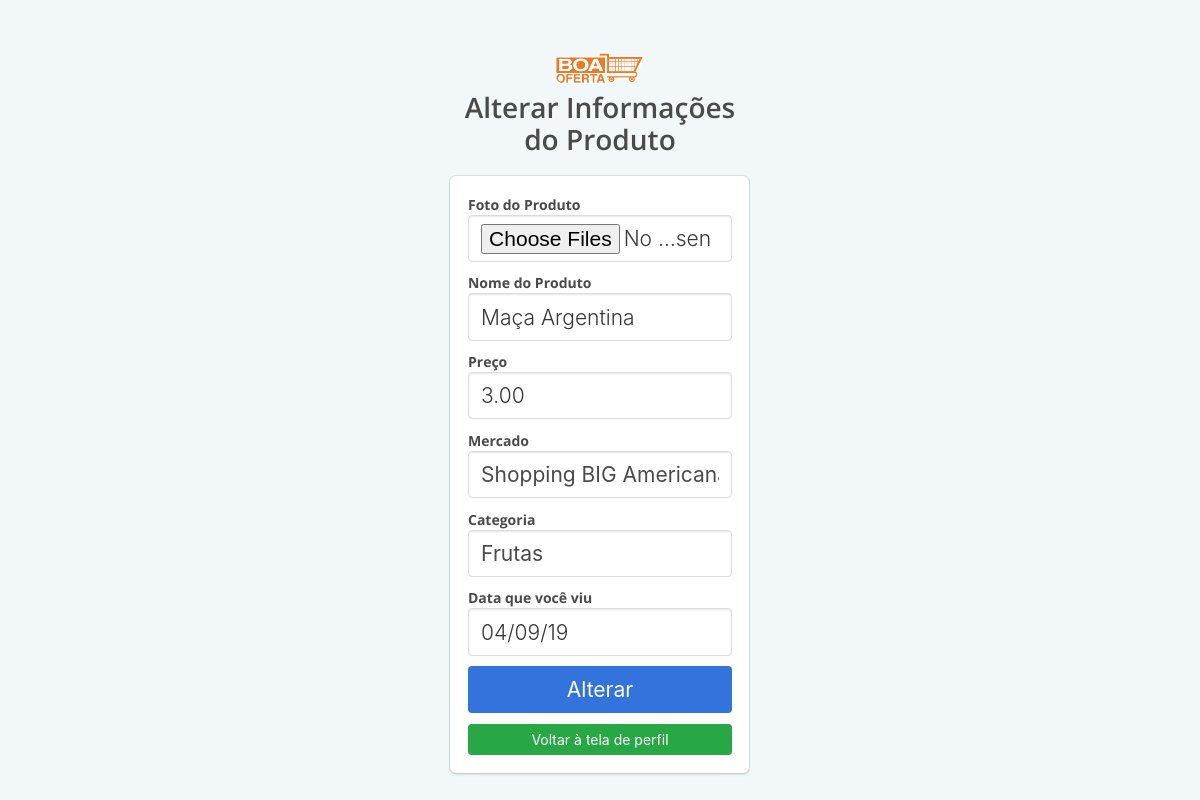
Screenshot of /alterarProduto.php?id=1 (signed in) with the database file from the repository.
### tables this page shows
CREATE TABLE produtos (
id_produto int PRIMARY KEY NOT NULL AUTO_INCREMENT,
fk_cpf varchar(14),
fk_id_mercado int,
fk_id_categoria int,
foto_produto varchar(150),
nome_produto varchar(50),
data_cadastro varchar(10),
data_visu varchar(10),
preco varchar(25),
likes varchar(5),
deslikes varchar(5),
CONSTRAINT fk_produto_cpf FOREIGN KEY(fk_cpf) REFERENCES usuarios (cpf),
CONSTRAINT fk_produto_id_mercado FOREIGN KEY(fk_id_mercado) REFERENCES mercados (id_mercado),
CONSTRAINT fk_produto_id_categoria FOREIGN KEY(fk_id_categoria) REFERENCES categorias (id_categoria)
);

CREATE TABLE mercados (
id_mercado int PRIMARY KEY NOT NULL AUTO_INCREMENT,
fk_id_rua int,
nome_mercado varchar(150),
CONSTRAINT fk_mercados_id_rua FOREIGN KEY(fk_id_rua) REFERENCES ruas (id_rua)
);

CREATE TABLE categorias (
id_categoria int PRIMARY KEY NOT NULL AUTO_INCREMENT,
nome_categoria varchar(50),
foto_categoria varchar(150)
);

### alterarProduto.php (the view, shortened to what this page needs)
<?php
require_once("class/conexao.php");
?>
<!DOCTYPE html>
<html>
<head>
    <link rel="stylesheet" href="css/bulma.min.css" />
    <link rel="stylesheet" type="text/css" href="css/estilo.css">
</head>
<body>
    <section class="hero is-success is-fullheight">
        <div class="hero-body">
            <div class="container has-text-centered">
                <div class="column is-4 is-offset-4">
                    <img src="imagens/logo/logo.png" id="logo" style="width: 30%; margin-bottom: 1%;">
                    <h3 class="title has-text-grey-dark">Alterar Informações do Produto</h3>
                    <?php
                    $result_produto = "SELECT id_produto, fk_cpf, fk_id_mercado ,fk_id_categoria, foto_produto, nome_produto, data_cadastro, data_visu, preco, likes, deslikes from produtos, usuarios where fk_cpf = cpf and email = '$_SESSION[usuario]' and id_produto = $_GET[id]";
                    $resultado_produto = mysqli_query($conexao, $result_produto);
                    while($row_produto = mysqli_fetch_assoc($resultado_produto)){
                        ?>
                        <div class="box">
                            <form action="infoProduto.php?id=<?php echo($_GET[id]) ?>" method="POST">
                                <div class="field">
                                    <div class="control">
                                        <label id="labelCadastro">Foto do Produto</label>
                                        <input type="file" name="foto_produto" class="input is-large"  accept="image/png, image/jpeg" multiple />
                                    </div>
                                </div>
                                <div class="field">
                                    <div class="control">
                                        <label id="labelCadastro">Nome do Produto</label>
                                        <input name="nome_produto" type="text" class="input is-large" value="<?php echo $row_produto['nome_produto']; ?>">
                                    </div>
                                </div>
                                <div class="field">
                                    <div class="control">
                                        <label id="labelCadastro">Preço</label>
                                        <input name="preco" type="text" type="number" class="input is-large" value="<?php echo $row_produto['preco']; ?>">
                                    </div>
                                </div>
                                <div class="field">
                                    <div class="control">
                                        <label id="labelCadastro">Mercado</label>
                                        <select class="input is-large" name="mercado" style="color: rgb(74, 74, 74);">
                                            <?php
                                            $sql = "SELECT nome_mercado FROM mercados, produtos WHERE fk_id_mercado = id_mercado AND fk_id_mercado = $row_produto[fk_id_mercado];";
                                            $resultado = $conexao->query($sql) OR trigger_error($conexao->error, E_USER_ERROR);
                                            $consulta = $resultado->fetch_object();
                                            echo '<option value="'.$row_produto['fk_id_mercado'].'">'.$consulta->nome_mercado.'</option>';
                                            ?>
                                        </select>
                                    </div>
                                </div>
                                <div class="field">
                                    <div class="control">
                                        <label id="labelCadastro">Categoria</label>
                                        <select class="input is-large" name="categoria" style="color: rgb(74, 74, 74);">
                                            <?php
                                            $sql = "SELECT nome_categoria FROM categorias, produtos WHERE fk_id_categoria = id_categoria AND fk_id_categoria = $row_produto[fk_id_categoria];";
                                            $resultado = $conexao->query($sql) OR trigger_error($conexao->error, E_USER_ERROR);
                                            $consulta = $resultado->fetch_object();
                                            echo '<option value="'.$row_produto['fk_id_categoria'].'">'.$consulta->nome_categoria.'</option>';
                                            ?>
                                        </select>
                                    </div>
                                </div>
                                <div class="field">
                                    <div class="control">
                                        <label id="labelCadastro">Data que você viu</label>
                                        <input name="data_visu" class="input is-large" type="text" value="<?php echo $row_produto['data_visu']; ?>">
                                    </div>
                                </div>
                                <button type="submit" class="button is-block is-link is-large is-fullwidth">Alterar</button>
                            </form>
                            <a href="seuPerfil.php"><button class="button is-block is-link is-fullwidth" style="margin-top: 4%; background-color: #28a745;">Voltar à tela de perfil</button></a>
                            <?php
                        }
                        ?>
                    </div>
                </div>
            </div>
        </div>
    </section>
</body>
</html>

### css/estilo.css (style rules this page uses)
#logo { width: 100%; border-radius: 10px; }
#labelCadastro { color: rgb(74, 74, 74); font-weight: bold; }

### rows the page displays
produtos: nome_produto "Maça Argentina", preco "3.00", mercado "Shopping BIG Americanas", categoria "Frutas", data_visu "04/09/19"
